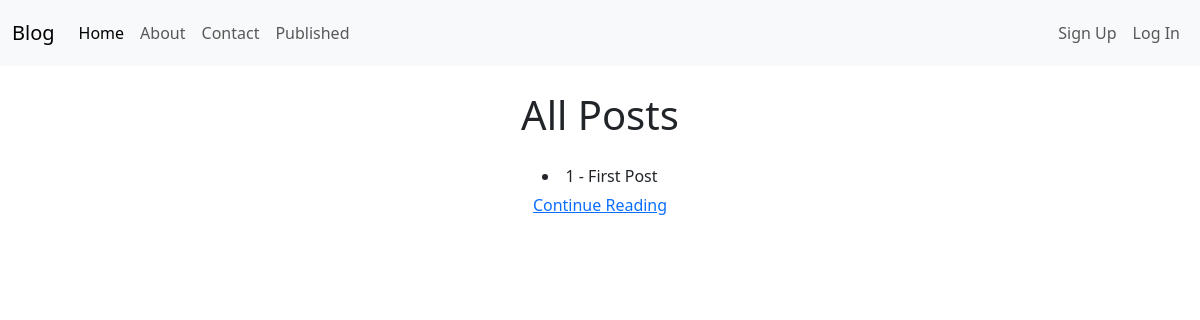
The app's page /posts/, older data.
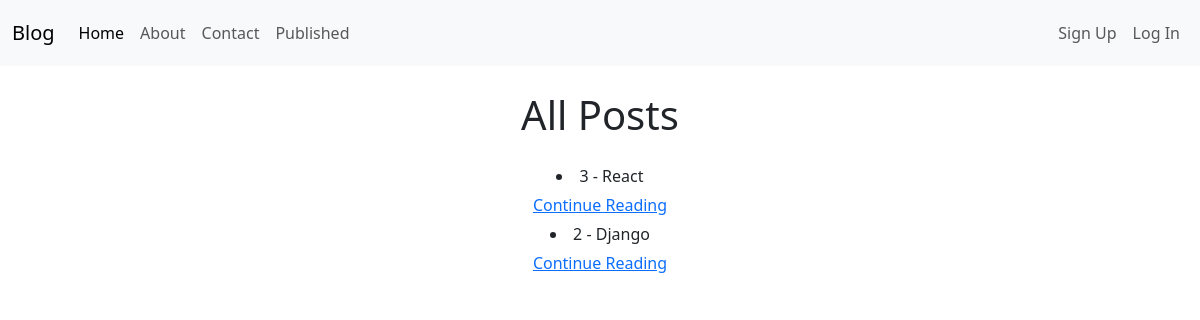
The same page, newer data.
### posts/models.py (models this page shows)
class Post(models.Model):  # OOP  Object Oriented Programming: Where everything is stored in an object named Post. This object makes a reference to some memory address.
    title = models.CharField(max_length=128)  # similar to strings (There is no limit to max_length value.) This the leftmost column of a table in an SQL (relational) database.
    subtitle = models.CharField(max_length=256)  # similar to strings-- each attribute has its own data type specified.
    body = models.TextField() # similar to strings
    created_on = models.DateTimeField(auto_now_add=True) # date / datetime
    author = models.ForeignKey(get_user_model(), on_delete=models.CASCADE) # user data type--it means that it's making reference to another model (user). Since author will be making reference to a different table, we need to use a FK. The FK method requires two parameters: the model we want to refer to, the on_delete option--one of two options==the other option is DO_NOTHING (in case the author we are referring to gets deleted for some reason, all of their files also get deleted).
    status= models.ForeignKey(Status, on_delete=models.DO_NOTHING) # This method receives two parameters: the first represents the relationship with another model/table, and the second has to do with the case that record (row data) is removed from the other table.

### posts/views.py (the view)
# urls.py: path("", PostListView.as_view(), name="post_list"),    # Here, we are accessing the function by calling the class method as_view().
class PostListView(ListView):          #This is a new class-based view we are creating here.  This is a class-based view/function. This view is implemented as a class.  We will be inheriting from an existing generic view function that already does most of what we want this view function to do, rather than writing our own from scratch.  For these views, we access an appropriate view function by calling the class method as_view() in the urls.py file.  Ths creates an instance of the class, which calls the appropriate handler methods for incoming HTTP requests.  The ListView argument helps us to render a list of objects (posts in the table). The following three things listed here come from the ListView argument. This is a GET request that returns a list.  This view is publically available.
    template_name = "posts/list.html"  # template_name is the attribute used to render the html.
    published_status = Status.objects.get(name="published")
    queryset = Post.objects.filter(status=published_status).order_by("created_on").reverse()
    context_object_name = "posts"      # context_object_name variable/attribute allows us to change the variable name on how we call it inside of templates. (??? post_detail or post_list)
    def get_context_data(self, **kwargs):  #Note: These two lines of code (this and the one directly below) can be added below each of the other following four views, afther the corresponding class-based view (if you wish to modify their content).
        context = super().get_context_data(**kwargs)
        return context

### templates/posts/list.html (shortened to what this page needs)
{% extends 'base.html' %}
{% load static %}
{% block css %}
    <link rel="stylesheet" href="{% static 'css/list.css' %}">
{% endblock %}
{% block content %}
    <h1>All Posts</h1>
    <div>
        <ul>
            {% for post in posts %}
                <li>{{post.id}} - {{post.title}}</li>
                <a href="{% url 'post_detail' post.id %}">Continue Reading</a>
            {% endfor %}
        </ul>
    </div>
{% endblock %}

Row changes from the older to the newer data that the page shows:
removed Post: id "1", title "First Post"
added Post: id "3", title "React"
added Post: id "2", title "Django"
